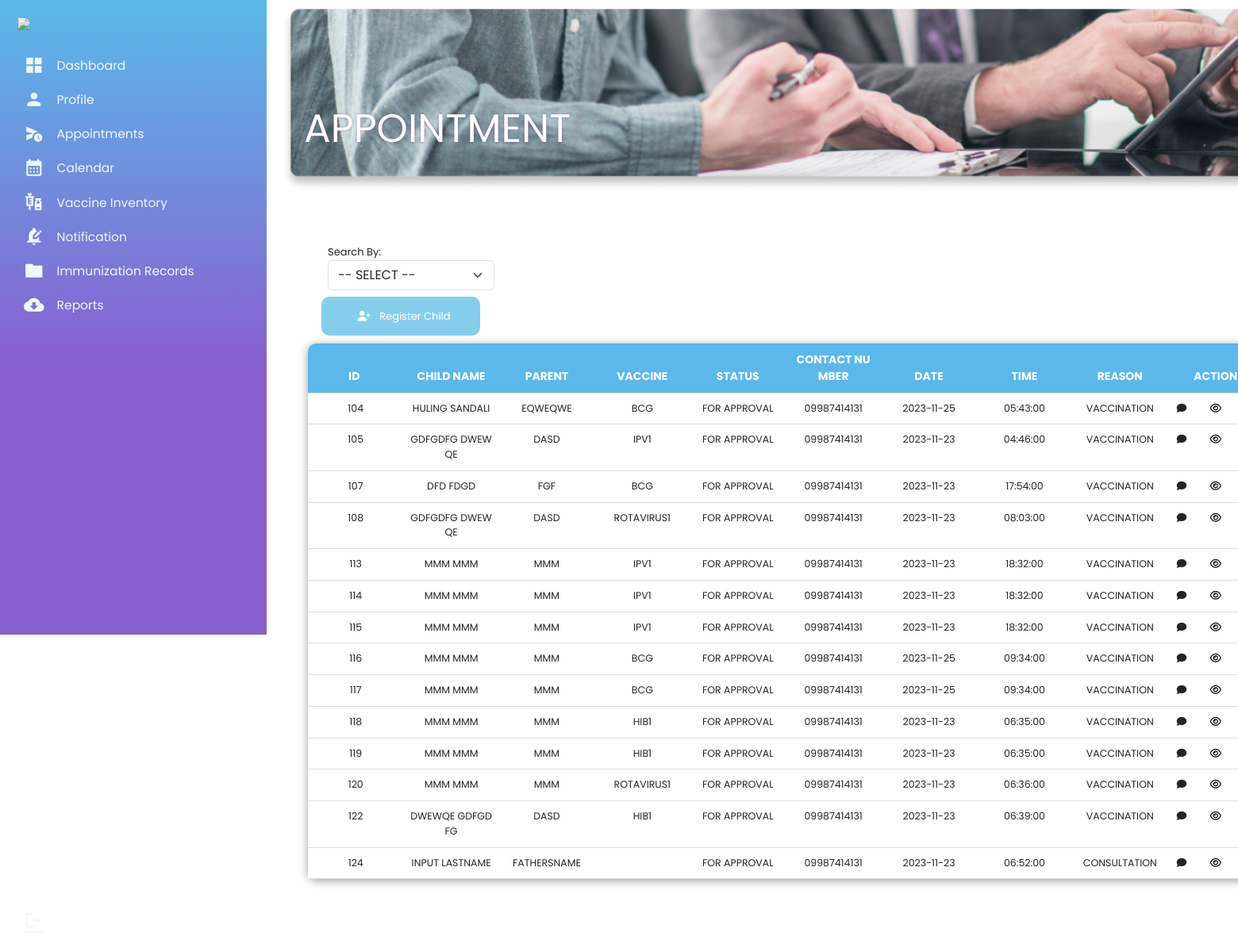
/Admin/Appointment-TAB.php (signed in), run on an earlier commit of the app's database.
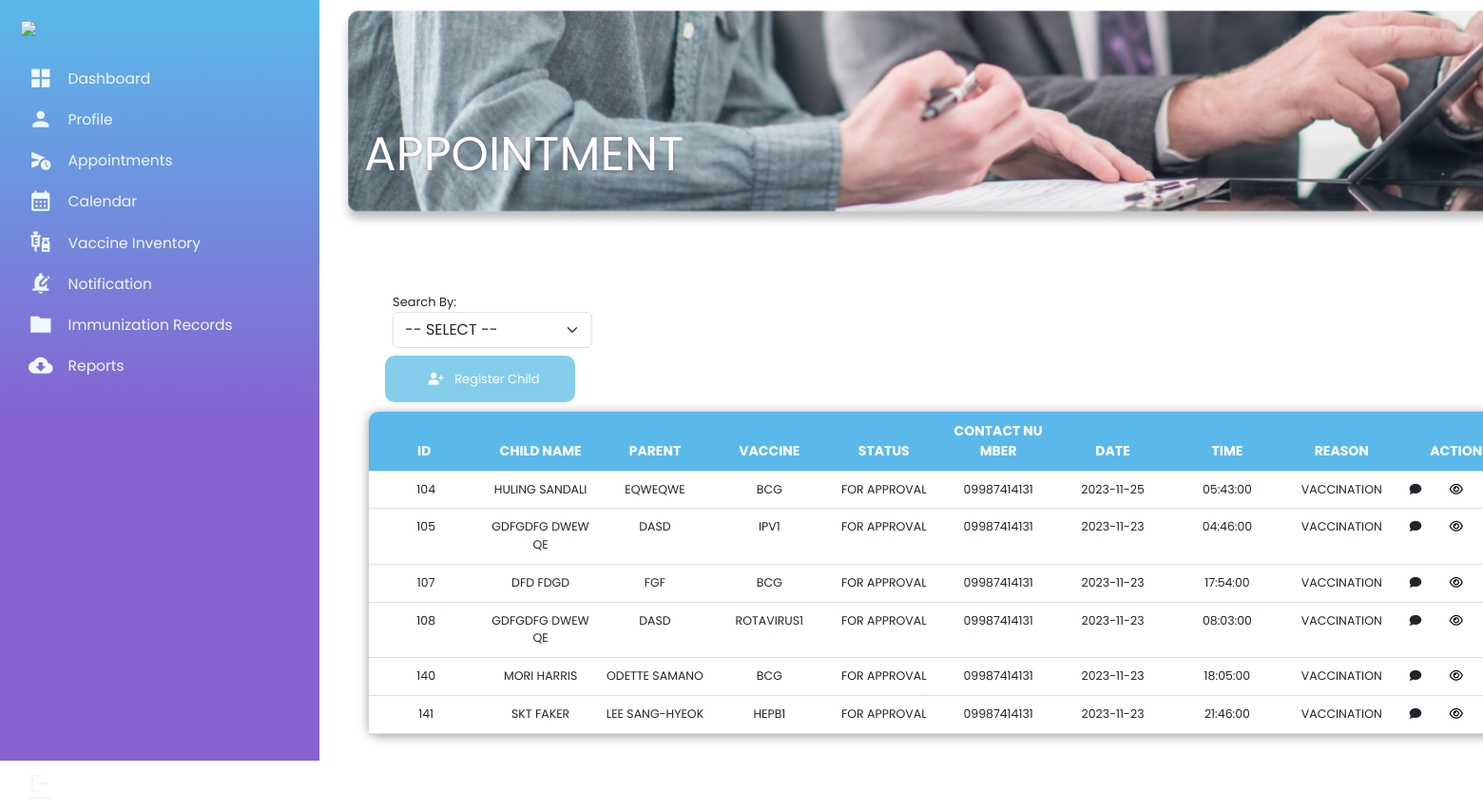
And on a later commit of the database.
### tables this page shows
CREATE TABLE `appointmenttable` (
  `appt_id` int(11) NOT NULL,
  `userid` int(11) NOT NULL,
  `cid` int(11) NOT NULL,
  `vacid` int(11) NOT NULL,
  `appt_time` time DEFAULT NULL,
  `appt_date` date NOT NULL,
  `dose` int(11) NOT NULL,
  `child_name` varchar(50) NOT NULL,
  `guardian_name` varchar(50) NOT NULL,
  `contact_number` varchar(50) DEFAULT NULL,
  `age` varchar(50) DEFAULT NULL,
  `email` varchar(50) NOT NULL,
  `appointment_status` int(11) DEFAULT 0,
  `vaccine_administer` varchar(100) DEFAULT NULL,
  `for_reason` varchar(50) DEFAULT NULL
);

CREATE TABLE `vaccineinventory` (
  `vacid` int(11) NOT NULL,
  `vac_name` varchar(11) NOT NULL,
  `vac_desc` varchar(40) NOT NULL,
  `stocks` int(11) NOT NULL,
  `administered` int(11) NOT NULL,
  `req_dose` int(11) NOT NULL,
  `lower_limit` varchar(11) NOT NULL,
  `upper_limit` varchar(11) NOT NULL,
  `exp_date` date NOT NULL,
  `active` int(11) DEFAULT 1
);

### Admin_appointment/admin_appointment_controller.php (called while the page is built, shortened)
<?php
include '../Homepage/config.php';
$select = mysqli_query($conn, "SELECT * FROM appointmenttable a
LEFT JOIN vaccineinventory b ON a.vacid = b.vacid WHERE a.appointment_status = 1") or die('query failed');
$appointmenttable = mysqli_fetch_all($select, MYSQLI_ASSOC);
?>

### Admin/Appointment-TAB.php (the view, shortened to what the changed rows need)
<!DOCTYPE html>
<html>
<?php include('../include/include.php'); ?>
<?php include('../templates/Header.php'); ?>
<link rel="stylesheet" href="./css/style5.css">
<link rel="stylesheet" href="./css/appointment_tab.css">
<?php include('../Admin_appointment/admin_appointment_controller.php');
include('../Admin_appointment/vaccine_details.php'); ?>
<body>
    <div class="dash-container">
         <?php include('../templates/Admin-Dash.php'); ?>
    <div class="column">
    <div class="dashboard">
            <div class="dashboard-text">
                <h1 class="text-white">APPOINTMENT</h1>
            </div>
            </div>
        <div class="table">
            <div class="table_section">
                    <div class="row"  style="position:relative; left:80px;">
                                     <table class="table" id="data_table">
                                        <thead class="">
                                            <tr>
                                                <th scope="col" class="col col-auto ps-1 pe-2 text-uppercase">
                                                    <text>id</text>
                                                </th>
                                                <th scope="col" class="col col-auto ps-2 pe-2 text-uppercase">
                                                    <text>child name</text>
                                                </th>
                                                <th scope="col" class="col col-auto ps-2 pe-2 text-uppercase">
                                                    <text>parent</text>
                                                </th>
                                                <th scope="col" class="col col-auto ps-2 pe-2 text-uppercase">
                                                    <text>vaccine</text>
                                                </th>
                                                <th scope="col" class="col col-auto ps-2 pe-2 text-uppercase">
                                                    <text>status</text>
                                                </th>
                                                <th scope="col" class="col col-auto ps-2 pe-2 text-uppercase">
                                                    <text>contact number</text>
                                                </th>
                                                <th scope="col" class="col col-auto ps-2 pe-2 text-uppercase">
                                                    <text>date</text>
                                                </th>
                                                <th scope="col" class="col col-auto ps-2 pe-2 text-uppercase">
                                                    <text>time</text>
                                                </th>
                                                 <th scope="col" class="col col-auto ps-2 pe-2 text-uppercase">
                                                    <text>reason</text>
                                                </th>
                                                <th scope="col" class="col col-auto ps-2 pe-2 text-uppercase">
                                                    <text>action</text>
                                                </th>
                                            </tr>
                                        </thead>
                                        <tbody class="p-3 fs-7 text-white text-center">
                                            <?php
                                                foreach($appointmenttable as $info){
                                                    $appt_id = $info['appt_id'];
                                                    $cid = $info['cid'];
                                                    $appt_time = $info['appt_time'];
                                                    $appt_date = $info['appt_date'];
                                                    $child_name = $info['child_name'];
                                                    $guardian_name = $info['guardian_name'];
                                                    $contact_number = $info['contact_number'];
                                                    $appointment_status = $info['appointment_status'];
                                                    $vac_name = $info['vac_name'];
                                                    $for_reason = $info['for_reason'];
                                                    if($appointment_status == 1 ){
                                                        $appointment_status_list = "For Approval";
                                                    }
                                            ?>
                                             <tr>
                                                <td scope="col" class="col col-auto ps-2 pe-2 text-uppercase">
                                                    <text><?php echo $appt_id; ?></text>
                                                </td>
                                                <td scope="col" class="col col-auto ps-2 pe-2 text-uppercase">
                                                    <text><?php echo $child_name; ?></text>
                                                </td>
                                                <td scope="col" class="col col-auto ps-2 pe-2 text-uppercase">
                                                    <text><?php echo $guardian_name; ?></text>
                                                </td>
                                                <td scope="col" class="col col-auto ps-2 pe-2 text-uppercase">
                                                    <text><?php echo $vac_name; ?></text>
                                                </td>
                                                <td scope="col" class="col col-auto ps-2 pe-2 text-uppercase">
                                                    <text><?php echo $appointment_status_list; ?></text>
                                                </td>
                                                <td scope="col" class="col col-auto ps-2 pe-2 text-uppercase">
                                                    <text><?php echo $contact_number; ?></text>
                                                </td>
                                                <td scope="col" class="col col-auto ps-2 pe-2 text-uppercase">
                                                    <text><?php echo $appt_date; ?></text>
                                                </td>
                                                <td scope="col" class="col col-auto ps-2 pe-2 text-uppercase">
                                                    <text><?php echo $appt_time; ?></text>
                                                </td>
                                                <td scope="col" class="col col-auto ps-2 pe-2 text-uppercase">
                                                    <text><?php echo $for_reason; ?></text>
                                                </td>
                                                <td scope="col" class="col col-auto ps-2 pe-2 text-uppercase">
                                                    <div class="row">
                                                        <div class="col-lg-4">
                                                            <a id="send_notif-<?php echo $appt_id; ?>"  style="cursor:pointer;">
                                                                <i class="fa fa-comment"></i>
                                                            </a>
                                                        </div>
                                                        <div class="col-lg-4">
                                                            <a href="../Admin/admin_more_info.php?id=<?= $cid; ?>" style="cursor:pointer; color:black;">
                                                                <i class="fa fa-eye"></i>
                                                            </a>
                                                        </div>
                                                        <div class="col-lg-4">
                                                        </div>
                                                    </div>
                                                </td>
                                            </tr>
                                            <?php } ?>
                                        </tbody>
                                    </table>
                    </div>
                    </div>
            </div>
    </div>
    </div>
</body>
</html>

What changed in the data, as far as the page shows it:
no longer on this page (row edited): appointmenttable: appt_id "113", child_name "MMM MMM", guardian_name "MMM", vacid.vac_name "IPV1", appointment_status "FOR APPROVAL", contact_number "09987414131", appt_date "2023-11-23", appt_time "18:32:00", for_reason "VACCINATION"
no longer on this page (row edited): appointmenttable: appt_id "114", child_name "MMM MMM", guardian_name "MMM", vacid.vac_name "IPV1", appointment_status "FOR APPROVAL", contact_number "09987414131", appt_date "2023-11-23", appt_time "18:32:00", for_reason "VACCINATION"
no longer on this page (row edited): appointmenttable: appt_id "115", child_name "MMM MMM", guardian_name "MMM", vacid.vac_name "IPV1", appointment_status "FOR APPROVAL", contact_number "09987414131", appt_date "2023-11-23", appt_time "18:32:00", for_reason "VACCINATION"
no longer on this page (row edited): appointmenttable: appt_id "116", child_name "MMM MMM", guardian_name "MMM", vacid.vac_name "BCG", appointment_status "FOR APPROVAL", contact_number "09987414131", appt_date "2023-11-25", appt_time "09:34:00", for_reason "VACCINATION"
no longer on this page (row edited): appointmenttable: appt_id "117", child_name "MMM MMM", guardian_name "MMM", vacid.vac_name "BCG", appointment_status "FOR APPROVAL", contact_number "09987414131", appt_date "2023-11-25", appt_time "09:34:00", for_reason "VACCINATION"
no longer on this page (row edited): appointmenttable: appt_id "118", child_name "MMM MMM", guardian_name "MMM", vacid.vac_name "HIB1", appointment_status "FOR APPROVAL", contact_number "09987414131", appt_date "2023-11-23", appt_time "06:35:00", for_reason "VACCINATION"
no longer on this page (row edited): appointmenttable: appt_id "119", child_name "MMM MMM", guardian_name "MMM", vacid.vac_name "HIB1", appointment_status "FOR APPROVAL", contact_number "09987414131", appt_date "2023-11-23", appt_time "06:35:00", for_reason "VACCINATION"
no longer on this page (row edited): appointmenttable: appt_id "120", child_name "MMM MMM", guardian_name "MMM", vacid.vac_name "ROTAVIRUS1", appointment_status "FOR APPROVAL", contact_number "09987414131", appt_date "2023-11-23", appt_time "06:36:00", for_reason "VACCINATION"
no longer on this page (row edited): appointmenttable: appt_id "122", child_name "DWEWQE GDFGDFG", guardian_name "DASD", vacid.vac_name "HIB1", appointment_status "FOR APPROVAL", contact_number "09987414131", appt_date "2023-11-23", appt_time "06:39:00", for_reason "VACCINATION"
no longer on this page (row edited): appointmenttable: appt_id "124", child_name "INPUT LASTNAME", guardian_name "FATHERSNAME", appointment_status "FOR APPROVAL", contact_number "09987414131", appt_date "2023-11-23", appt_time "06:52:00", for_reason "CONSULTATION"
added appointmenttable: appt_id "140", child_name "MORI HARRIS", guardian_name "ODETTE SAMANO", vacid.vac_name "BCG", appointment_status "FOR APPROVAL", contact_number "09987414131", appt_date "2023-11-23", appt_time "18:05:00", for_reason "VACCINATION"
added appointmenttable: appt_id "141", child_name "SKT FAKER", guardian_name "LEE SANG-HYEOK", vacid.vac_name "HEPB1", appointment_status "FOR APPROVAL", contact_number "09987414131", appt_date "2023-11-23", appt_time "21:46:00", for_reason "VACCINATION"
